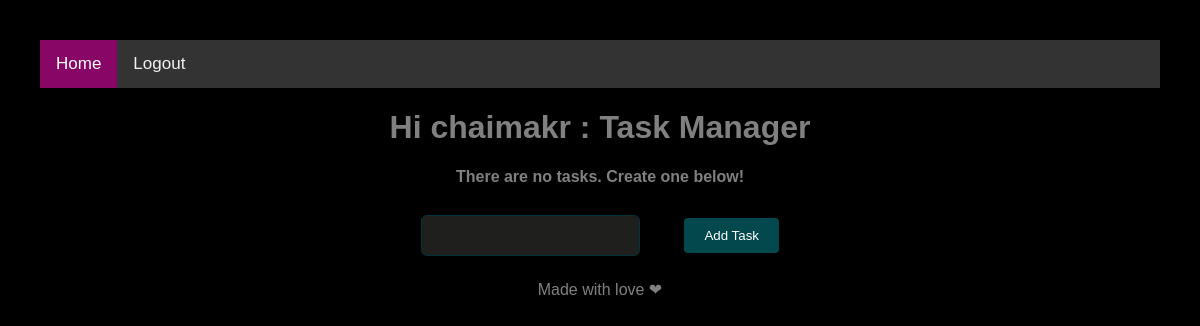
The page / (signed in) on the database as committed earlier.
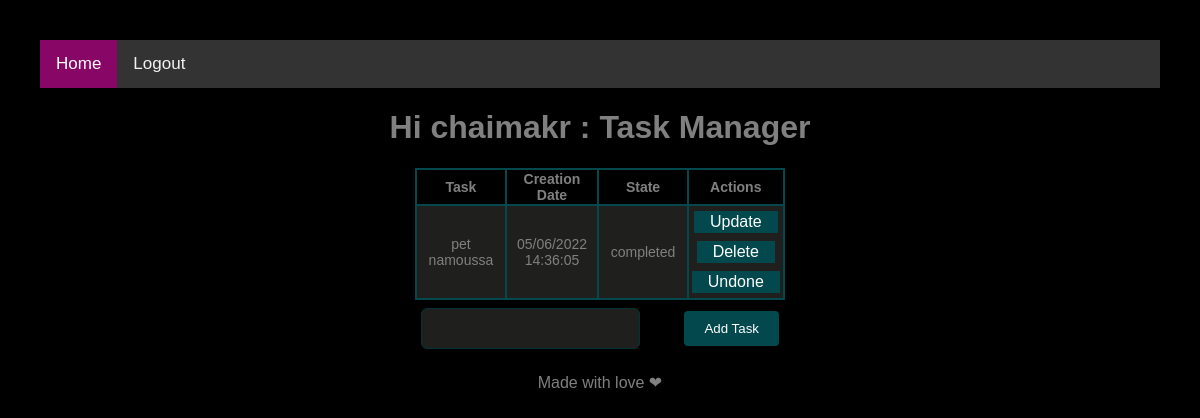
The same page on the database as committed later.
### tables this page shows
CREATE TABLE Task (ID INTEGER PRIMARY KEY, CONTENT TEXT NOT NULL, DATE TEXT NOT NULL, STATE INTEGER DEFAULT 0 , IDOWNER INTERGER NOT NULL ,FOREIGN KEY(IDOWNER) REFERENCES User(ID));

### app.py (the view)
    @app.route('/', methods=['GET'])
    def index():
        if 'logged_in' in session and session['logged_in']:
            tasks = fetch_alltasks_by_userid(session['iduser'])
            return render_template('index.html', tasks=tasks)
        else:
            return render_template('home.html')

### task_service.py (called while the page is built)
def fetch_alltasks_by_userid(id):
    database_filename = os.environ.get('DATABASE_FILENAME')
    connection = sqlite3.connect(database_filename, check_same_thread=False)
    cur = connection.cursor()
    tasks = cur.execute("SELECT * FROM Task WHERE idowner =? ;",(id,)).fetchall()
    connection.close()
    return tasks

### Templates/index.html (shortened to what this page needs)
{% extends 'base.html' %}
{% block body %}
<h1>Hi {{session.username}} : Task Manager</h1>
{% if tasks|length < 1 %}
<h4>There are no tasks. Create one below!</h4>
{% else %}
<table>
    <tr>
        <th>Task</th>
        <th>Creation Date</th>
        <th>State</th>
        <th>Actions</th>
    </tr>
    {% for task in tasks %}
    <tr>
        <td>{{ task[1] }}</td>
        <td> {{ task[2] }}</td>
        <td> {% if task[3] == 0 %}incompleted{% else %} completed {% endif %}</td>
        <td>
            <a class="button" href="/update/{{task[0] }}">Update</a>
            <a class="button" href="/delete/{{task[0]}}">Delete</a>
            <a class="button" href="/done/{{task[0]}}" >{% if task[3] == 0 %}Done{% else %} Undone {% endif %}</a>
        </td>
    </tr>
    {% endfor %}
</table>
{% endif %}
<form action="/add" method="POST">
    <input type="text" name="content" id="content">
    <input type="submit" value="Add Task">
</form>
{% endblock %}

### Templates/base.html (shortened to what this page needs)
<!DOCTYPE html>
<html lang="en">
<head>
    <link rel="stylesheet" href="{{ url_for('static', filename='css/main.css') }}">
</head>
<body>
    {% include 'shared/navbar.html' %}
    {% block body %} {% endblock %}
    {% include 'shared/footer.html' %}
</body>
</html>

### Templates/shared/navbar.html
<div class="topnav">
    <a class="active" href="/">Home</a>
{% if session.username %}
    <a href="/logout">Logout</a>
{% endif %}
  </div>

### Templates/shared/footer.html
<footer>
    <p> Made with love ❤︎ </p>
</footer>

### static/css/main.css (style rules this page uses)
body, html { margin: 20px; font-family: sans-serif; background-color: black; color:gray; lighting-color:blue; outline-color:white; text-align:center; }
table, tbody, th, td { border: 1px solid #02484d; border-spacing: 0; width: 66%; font-size:14px; margin-left: auto; margin-right: auto; border: .5px; border-style: solid; border-color: #02484d; }
tr:nth-child(even) { background-color: #1f1f1e; }
input[type=text], select { width: 50; padding: 12px 20px; margin: 8px 0; display: inline-block; border: 1px solid #013438; border-radius: 6px; border-color: #013438; box-sizing: border-box; background-color:#1f1f1e; color:white; margin-right: 40px; }
input[type=submit] { width: 50; background-color: #02484d; color: white; padding: 10px 20px; margin: 8px 0; border: none; border-radius: 4px; cursor: pointer; }
.button { background-color: #02484d; border: none; color: white; padding: 2px 16px; text-align: center; text-decoration: none; display: inline-block; font-size: 16px; margin: 4px 2px; cursor: pointer; }
table, th, td { border: 1px solid #02484d; border-spacing: 0; width: 33%; font-size:14px; margin-left: auto; margin-right: auto; border: .5px; border-style: solid; border-color: #02484d; }
.topnav { background-color: #333; overflow: hidden; }
.topnav a { float: left; color: #f2f2f2; text-align: center; padding: 14px 16px; text-decoration: none; font-size: 17px; }
.topnav a.active { background-color: #880666; color: white; }

Rows that differ between the two databases and show on the page:
added Task: CONTENT "pet namoussa", DATE "05/06/2022 14:36:05", STATE "completed"
Other text that changed with them:
text no longer shown: "There are no tasks. Create one below!"
text now shown: "Task Creation Date State Actions"
